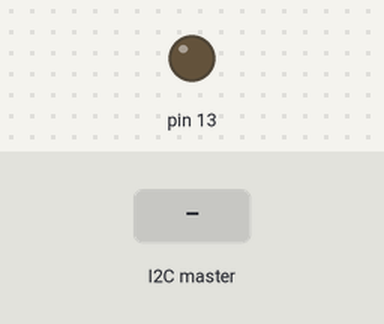
Bench run of a sketch on a simulated Arduino Uno, built with avr-gcc and run on an emulated ATmega328P. Parts: output pins drawn as LEDs (lit = HIGH). Inputs (shaded band) come from the test bench.

Above: at 1.2 s.
1.3 s: the I2C master sends the byte 1
At 1.7 s:
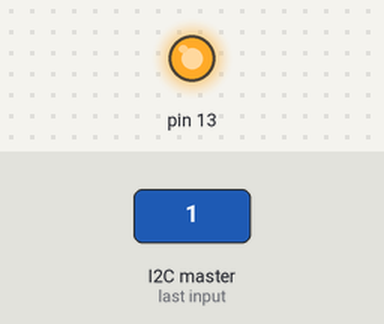
Timing chart, 0 to 4.3 s (numbered marks = the images above; inputs shaded):
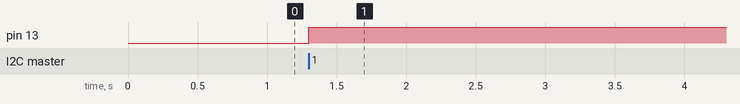

The sketch:

i2c_sample.ino
```cpp
#include <Wire.h>

#define SLAVE_ADDRESS 0x04
int number = 0;
int state = 0;

double temp;
void setup()
{
    pinMode(13, OUTPUT);

    // initialize i2c as slave
    Wire.begin(SLAVE_ADDRESS);

    // define callbacks for i2c communication
    Wire.onReceive(receiveData);
    Wire.onRequest(sendData);
}

void loop()
{
    delay(100);
    temp = GetTemp();
}

// callback for received data
void receiveData(int byteCount)
{

    while(Wire.available())
    {
        number = Wire.read();

        if (number == 1)
        {
            if (state == 0)
            {
                digitalWrite(13, HIGH); // set the LED on
                state = 1;
            }
            else
            {
                digitalWrite(13, LOW); // set the LED off
                state = 0;
            }
        }

        if(number==2)
        {
            number = (int)temp;
        }
    }
}

// callback for sending data
void sendData()
{
    Wire.write(number);
}

// Get the internal temperature of the arduino
double GetTemp(void)
{
    unsigned int wADC;
    double t;
    ADMUX = (_BV(REFS1) | _BV(REFS0) | _BV(MUX3));
    ADCSRA |= _BV(ADEN); // enable the ADC
    delay(20); // wait for voltages to become stable.
    ADCSRA |= _BV(ADSC); // Start the ADC
    while (bit_is_set(ADCSRA,ADSC));
    wADC = ADCW;
    t = (wADC - 324.31 ) / 1.22;
    return (t);
}
```

Measured:
- after the input at 1.3 s, pin 13: LOW → HIGH at once
